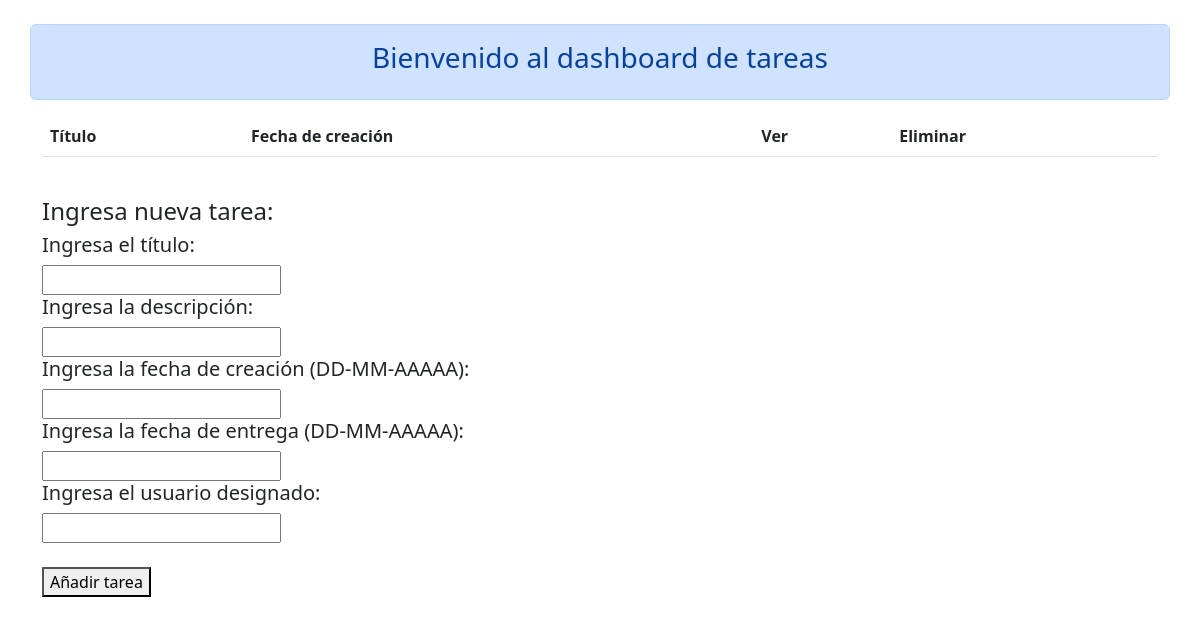
Before: /gestion_tareas/dashboard with the older database file.
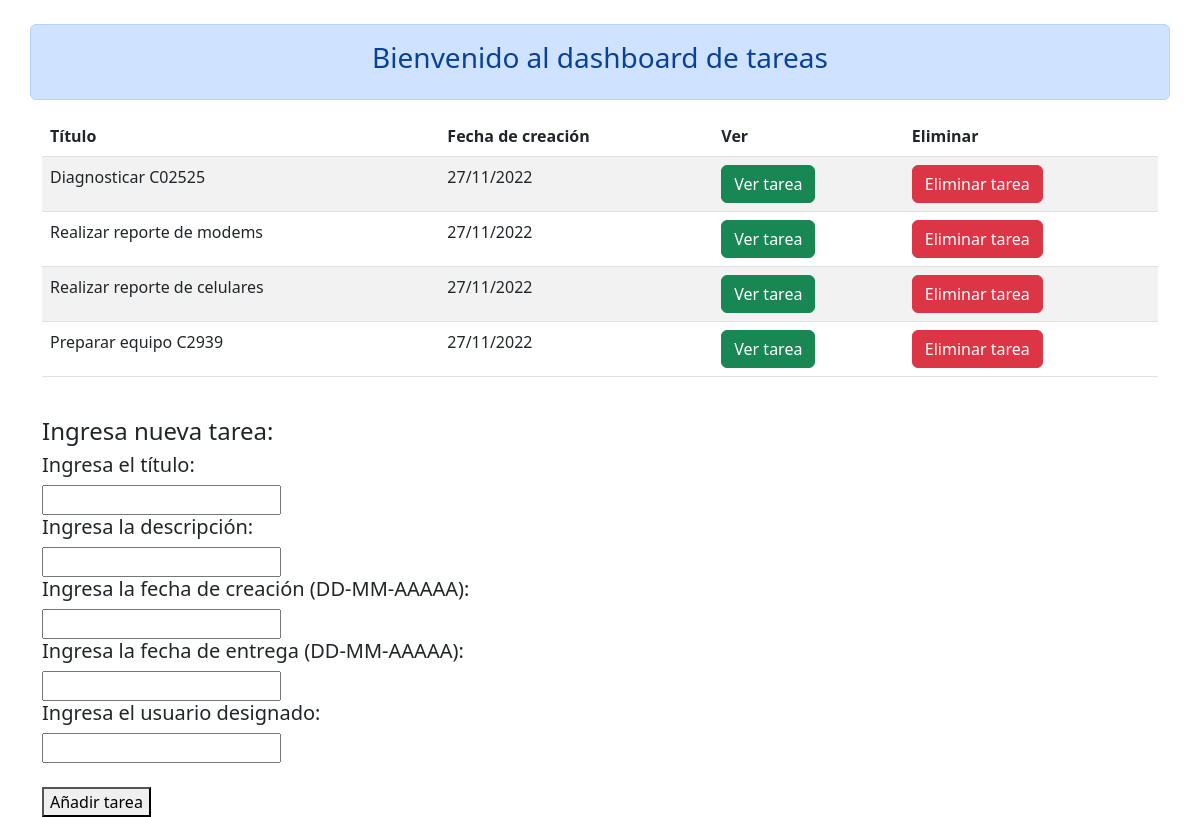
After: the same page with the newer database file.
### gestion_tareas/models.py (models this page shows)
class tarea(models.Model):
    titulo = models.CharField(max_length=64, default='')
    descripcion = models.CharField(max_length=100, default='')
    fecha_creacion = models.CharField(max_length=64, default='')
    fecha_entrega = models.CharField(max_length=64, default='')
    usuario_designado = models.CharField(max_length=64, default='')

### gestion_tareas/views.py (the view, shortened to what this page needs)
# urls.py: path("dashboard",views.dashboard,name= "dashboard"),
def dashboard(request):
    tareas_totales= tarea.objects.all() #Traigo todas las tareas de la base de datos
    return render(request,"gestion_tareas/dashboard.html",{ #Retorna la vista de dashboard
        'tareas_totales': tareas_totales # entrega la lista de tareas totales a la vista
    })

### gestion_tareas/templates/gestion_tareas/dashboard.html (shortened to what this page needs)
<!DOCTYPE html>
<html>
    <head>
        <link href="https://cdn.jsdelivr.net/npm/bootstrap@5.2.3/dist/css/bootstrap.min.css" rel="stylesheet">
        {% load static %}
        <link rel="stylesheet" href="{% static 'gestion_tareas/style_dash.css'%}">
    </head>
    <body>
        <div class = "container">
            <br>
            <div class = "row alert alert-primary text-center">
                <h3>Bienvenido al dashboard de tareas</h3>
            </div>
                    <div>
                        <table class="table table-striped table-hover">
                            <thead>
                                <tr>
                                    <th>Título</th>
                                    <th>Fecha de creación</th>
                                    <th>Ver</th>
                                    <th>Eliminar</th>
                                </tr>
                            </thead>
                            <tbody>
                                {%for tarea in tareas_totales %}
                                <tr>
                                    <td>{{tarea.titulo}}</td>
                                    <td>{{tarea.fecha_creacion}}</td>
                                    <td>
                                        <a class="btn btn-success" href="{% url 'gestion_tareas:vista_tarea' tarea.id %}">Ver tarea</a>
                                    </td>
                                    <td>
                                        <a class="btn btn-danger" href="{% url 'gestion_tareas:eliminar_tarea' tarea.id %}">Eliminar tarea</a>
                                    </td>
                                </tr>
                                {% endfor %}
                            </tbody>
                        </table>
                        <br>
                        <h4>Ingresa nueva tarea: </h4>
                        <form method="post" action="{%url 'gestion_tareas:dashboard'%}">
                            <div>
                                <h5>Ingresa el título: </h5>
                                <input type="text" name="titulotarea">
                            </div>
                                <h5>Ingresa la descripción: </h5>
                                <input type="text" name="descripciontarea">
                            </div>
                            <div>
                                <h5>Ingresa la fecha de creación (DD-MM-AAAAA): </h5>
                                <input type="text" name="fechacreaciontarea">
                            </div>
                            <div>
                                <h5>Ingresa la fecha de entrega (DD-MM-AAAAA): </h5>
                                <input type="text" name="fechaentregatarea">
                            </div>
                            <div>
                                <h5>Ingresa el usuario designado: </h5>
                                <input type="text" name="usuariodesignadotarea">
                            </div>
                            <br>
                            <button type="submit">Añadir tarea</a>
                    </div>
    </body>
</html>

Changed rows visible on the page:
added tarea: titulo "Diagnosticar C02525", fecha_creacion "27/11/2022"
added tarea: titulo "Realizar reporte de modems", fecha_creacion "27/11/2022"
added tarea: titulo "Realizar reporte de celulares", fecha_creacion "27/11/2022"
added tarea: titulo "Preparar equipo C2939", fecha_creacion "27/11/2022"
